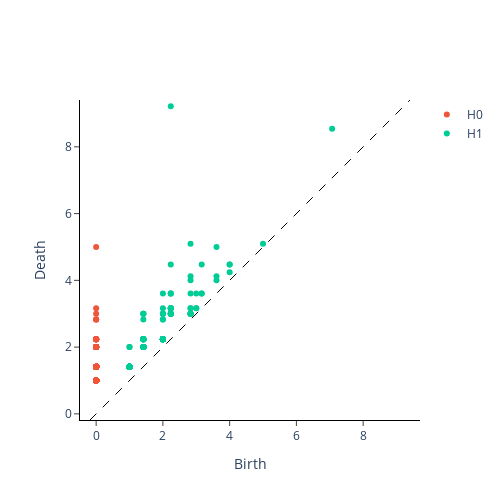

Write notebook code for a chart like this one.
### Code cell
from gtda.homology import VietorisRipsPersistence
VR = VietorisRipsPersistence(n_jobs=-1)
PtCloudPers1 = VR.fit_transform(xypts1)
VR.plot(PtCloudPers1,0)

### Figure 1 — Plotly figure (JSON) as saved in the notebook; plotly's stock layout.template omitted (floating-point values rounded to 4 significant figures; data arrays with more than 128 entries replaced by an {"elided": "..."} marker saying what was removed)
{"data": [{"hoverinfo": "none", "line": {"color": "black", "dash": "dash", "width": 1}, "mode": "lines", "showlegend": false, "type": "scatter", "x": [-0.1844, 9.404], "y": [-0.1844, 9.404]}, {"hoverinfo": "text", "hovertext": {"elided": "662 str values"}, "mode": "markers", "name": "H0", "type": "scatter", "x": {"elided": "662 int values"}, "y": {"elided": "662 float values"}}, {"hoverinfo": "text", "hovertext": {"elided": "207 str values"}, "mode": "markers", "name": "H1", "type": "scatter", "x": {"elided": "207 float values"}, "y": {"elided": "207 float values"}}], "layout": {"height": 500, "plot_bgcolor": "white", "width": 500, "xaxis": {"autorange": false, "exponentformat": "e", "linecolor": "black", "linewidth": 1, "mirror": false, "range": [-0.1844, 9.404], "showexponent": "all", "showline": true, "side": "bottom", "ticks": "outside", "title": {"text": "Birth"}, "type": "linear", "zeroline": true}, "yaxis": {"autorange": false, "exponentformat": "e", "linecolor": "black", "linewidth": 1, "mirror": false, "range": [-0.1844, 9.404], "scaleanchor": "x", "scaleratio": 1, "showexponent": "all", "showline": true, "side": "left", "ticks": "outside", "title": {"text": "Death"}, "type": "linear", "zeroline": true}}}
